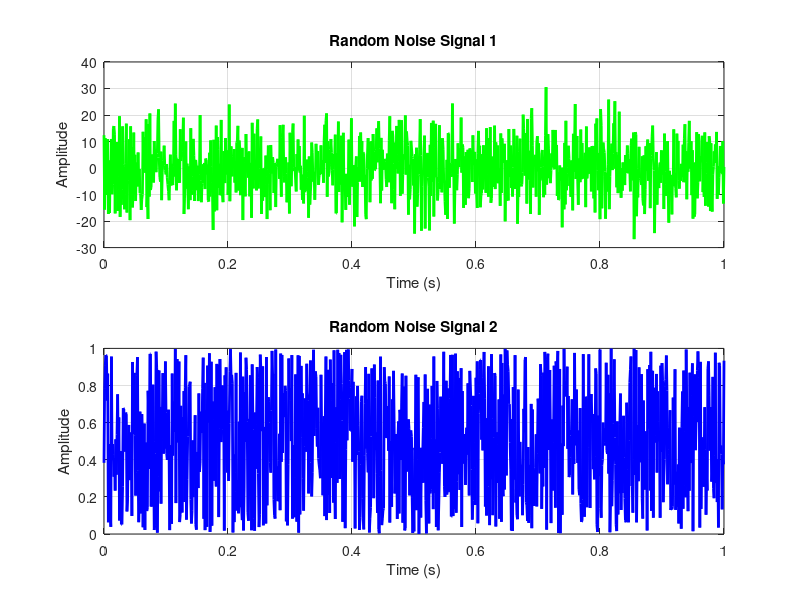

MATLAB code for this plot:
clc;
close all;
clear;

Fs = 1000;        % Sampling Frequency
t = 0:1/Fs:1;     % Time Vector

x = 10 * randn(length(t), 1);       % Random Noise Signal 1
y = rand(1, length(t));             % Random Noise Signal 2

% 1 → rows (একটি row)
% length(t) → columns (x-axis এর সাথে match করতে columns same হবে)
% অর্থাৎ, এটি 1×N row vector তৈরি করছে, যেখানে N = length(t)।
% যদি তুমি লিখতে rand(length(t), 1) → তাহলে column vector হবে।
% দুইটাই plot করা যাবে, কিন্তু row vector সাধারণত time vector t এর সাথে direct plot এ বেশি convenient।

figure;
subplot(2,1,1);
plot(t, x, 'g', 'LineWidth', 2);
xlabel("Time (s)");
ylabel("Amplitude");
title("Random Noise Signal 1");
grid on;

subplot(2,1,2);
plot(t, y, 'b', 'LineWidth', 2);
xlabel("Time (s)");
ylabel("Amplitude");
title("Random Noise Signal 2");
grid on;

% ============================= BASIC CONCEPT EXPLANATION =============================

% 1. Sampling Frequency (Fs) মানে কি?
% Answer:
% Sampling Frequency হলো প্রতি সেকেন্ডে কতবার continuous signal থেকে sample নেওয়া হচ্ছে।
% একে Hz (samples per second) এ মাপা হয়।
% উদাহরণ: Fs = 1000 Hz মানে 1 সেকেন্ডে 1000টি sample নেওয়া হচ্ছে।

% 2. randn() আর rand() এর মধ্যে পার্থক্য কি?
% Answer:
% randn() → Gaussian Noise generate করে (mean = 0, standard deviation = 1)
% rand()  → Uniform random numbers generate করে 0 থেকে 1 এর মধ্যে
% Visual difference: randn() centered around 0, rand() সব positive values

% 3. Random signal আর sine/cosine wave signal-এর মধ্যে পার্থক্য কি?
% Answer:
% Sine/Cosine → Periodic, predictable signal
% Random signal → Non-periodic, unpredictable, amplitude fluctuate randomly

% 4. Nyquist theorem কি এবং কেন গুরুত্বপূর্ণ?
% Answer:
% Nyquist theorem বলে sampling frequency (Fs) ≥ 2 × highest signal frequency (f)
% না হলে aliasing হবে এবং signal distort হবে
% এটি ensure করে signal ঠিকভাবে digital form-এ capture হয়

% 5. Time vector t = 0:1/Fs:1 কেন ব্যবহার করা হয়েছে?
% Answer:
% t = 0:1/Fs:1 → Time vector from 0 to 1 second, step size = 1/Fs
% Step size = sampling interval → প্রতি sample এর সময়ের ফাঁক
% নিশ্চিত করে পুরো signal 1 second এর মধ্যে correct number of samples capture হয়েছে

% ========================================================================
